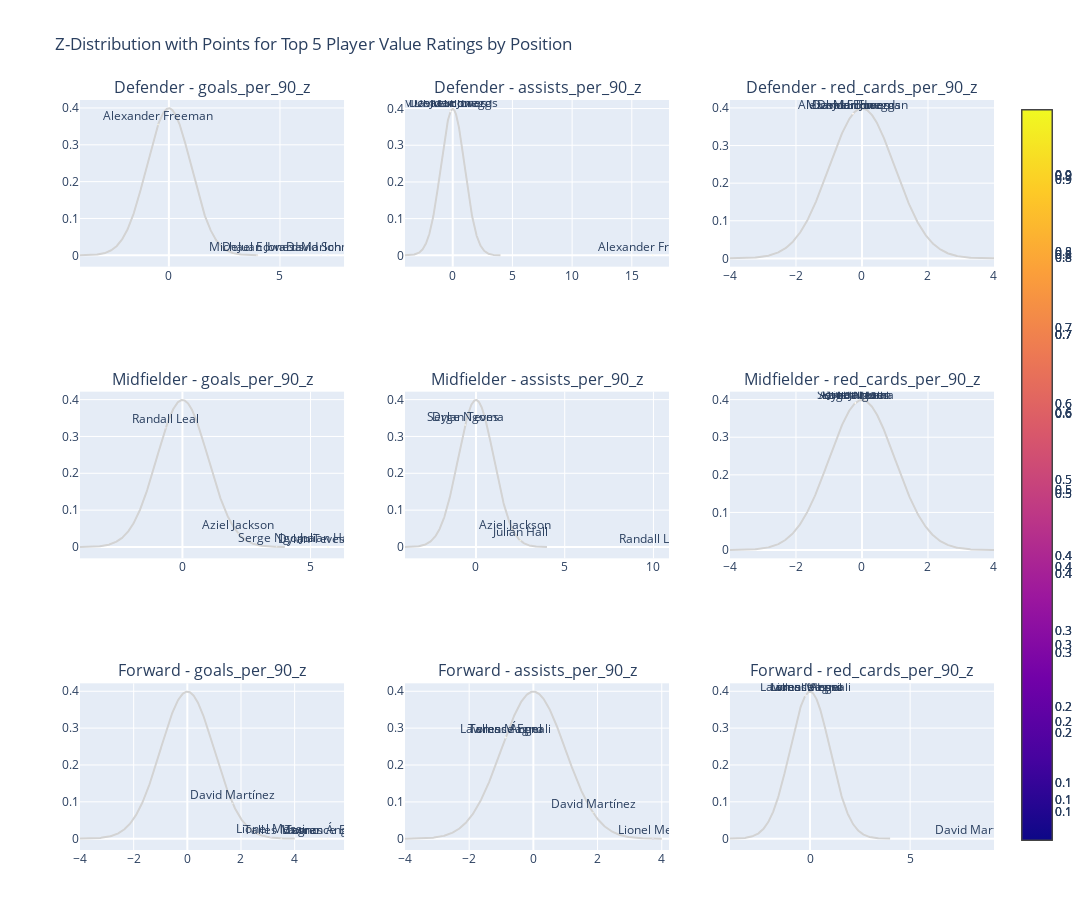

The notebook cell this image was saved under:
### Markdown cell above
## Plots

### Code cell
import plotly.graph_objects as go
from plotly.subplots import make_subplots
from plotly.offline import init_notebook_mode, iplot
init_notebook_mode(connected=True)

# Example dictionary mapping positions to DataFrames:
# pos_dfs = {'defender': df_def, 'midfielder': df_mid, 'forward': df_for}
# (Assume these DataFrames are already defined and have the required columns.)

# Order positions and z score metrics as they will appear in the grid.
positions = ['Defender', 'Midfielder', 'Forward']
z_metrics = ['goals_per_90_z', 'assists_per_90_z', 'red_cards_per_90_z']

subplot_titles = []
for pos in positions:
    for metric in z_metrics:
        subplot_titles.append(f"{pos.title()} - {metric}")

# Create a 3x3 grid of subplots.
fig = make_subplots(rows=3, cols=3, subplot_titles=subplot_titles)

# Generate x values for the z-distribution curve (from -4 to 4)
x_vals = np.linspace(-4, 4, 400)
# Normal distribution PDF function
pdf = 1 / np.sqrt(2 * np.pi) * np.exp(-0.5 * x_vals ** 2)

# Loop over each position (rows) and each z metric (columns)
for row_index, pos in enumerate(positions, start=1):
    # Retrieve the corresponding DataFrame and choose top 5 players by player_value
    df = position_dfs[pos]
    df_top = df.sort_values('player_value', ascending=False).head(5)
    
    for col_index, metric in enumerate(z_metrics, start=1):
        # Add the z-distribution curve to the subplot
        fig.add_trace(
            go.Scatter(
                x=x_vals,
                y=pdf,
                mode='lines',
                name='Z-Curve',
                line=dict(color='lightgrey'),
                showlegend=False
            ),
            row=row_index,
            col=col_index
        )
        
        # For each top player, compute the y value on the normal pdf at the player's z value.
        # This overlays the player points on the z-curve.
        player_x = df_top[metric].values
        player_y = 1 / np.sqrt(2 * np.pi) * np.exp(-0.5 * player_x ** 2)
        
        # Create scatter markers for players
        fig.add_trace(
            go.Scatter(
                x=player_x,
                y=player_y,
                mode='markers+text',
                marker=dict(
                    size=df["player_efficiency"],
                    color=df["player_potential"],
                    showscale=True
                ),
                text=df['name'],
                textposition='top center',
                name='Player',
                showlegend=False
            ),
            row=row_index,
            col=col_index
        )

# Update layout for clarity and aesthetics
fig.update_layout(
    height=900,
    width=1200,
    title_text="Z-Distribution with Points for Top 5 Player Value Ratings by Position",
    margin=dict(t=100, b=50),
)



iplot(fig)

### Figure 1 — Plotly figure (JSON) as saved in the notebook; plotly's stock layout.template omitted (floating-point values rounded to 4 significant figures; data arrays with more than 128 entries replaced by an {"elided": "..."} marker saying what was removed)
{"data": [{"line": {"color": "lightgrey"}, "mode": "lines", "name": "Z-Curve", "showlegend": false, "type": "scatter", "x": {"elided": "400 float values"}, "xaxis": "x", "y": {"elided": "400 float values"}, "yaxis": "y"}, {"marker": {"color": {"elided": "294 float values"}, "showscale": true, "size": {"elided": "294 float values"}}, "mode": "markers+text", "name": "Player", "showlegend": false, "text": {"elided": "294 str values"}, "textposition": "top center", "type": "scatter", "x": [-0.4831, 7.154, 6.851, 3.96, 4.036], "xaxis": "x", "y": [0.355, 3.064e-12, 2.559e-11, 0.000157, 0.0001159], "yaxis": "y"}, {"line": {"color": "lightgrey"}, "mode": "lines", "name": "Z-Curve", "showlegend": false, "type": "scatter", "x": {"elided": "400 float values"}, "xaxis": "x2", "y": {"elided": "400 float values"}, "yaxis": "y2"}, {"marker": {"color": {"elided": "294 float values"}, "showscale": true, "size": {"elided": "294 float values"}}, "mode": "markers+text", "name": "Player", "showlegend": false, "text": {"elided": "294 str values"}, "textposition": "top center", "type": "scatter", "x": [16.76, -0.1813, -0.1813, -0.1813, -0.1813], "xaxis": "x2", "y": [4.006e-62, 0.3924, 0.3924, 0.3924, 0.3924], "yaxis": "y2"}, {"line": {"color": "lightgrey"}, "mode": "lines", "name": "Z-Curve", "showlegend": false, "type": "scatter", "x": {"elided": "400 float values"}, "xaxis": "x3", "y": {"elided": "400 float values"}, "yaxis": "y3"}, {"marker": {"color": {"elided": "294 float values"}, "showscale": true, "size": {"elided": "294 float values"}}, "mode": "markers+text", "name": "Player", "showlegend": false, "text": {"elided": "294 str values"}, "textposition": "top center", "type": "scatter", "x": [-0.2707, -0.2707, -0.2707, -0.2707, -0.2707], "xaxis": "x3", "y": [0.3846, 0.3846, 0.3846, 0.3846, 0.3846], "yaxis": "y3"}, {"line": {"color": "lightgrey"}, "mode": "lines", "name": "Z-Curve", "showlegend": false, "type": "scatter", "x": {"elided": "400 float values"}, "xaxis": "x4", "y": {"elided": "400 float values"}, "yaxis": "y4"}, {"marker": {"color": {"elided": "242 float values"}, "showscale": true, "size": {"elided": "242 float values"}}, "mode": "markers+text", "name": "Player", "showlegend": false, "text": {"elided": "242 str values"}, "textposition": "top center", "type": "scatter", "x": [5.679, 5.039, 3.678, -0.6486, 2.187], "xaxis": "x4", "y": [3.97e-08, 1.224e-06, 0.0004613, 0.3233, 0.03649], "yaxis": "y4"}, {"line": {"color": "lightgrey"}, "mode": "lines", "name": "Z-Curve", "showlegend": false, "type": "scatter", "x": {"elided": "400 float values"}, "xaxis": "x5", "y": {"elided": "400 float values"}, "yaxis": "y5"}, {"marker": {"color": {"elided": "242 float values"}, "showscale": true, "size": {"elided": "242 float values"}}, "mode": "markers+text", "name": "Player", "showlegend": false, "text": {"elided": "242 str values"}, "textposition": "top center", "type": "scatter", "x": [2.496, -0.6105, -0.6105, 9.965, 2.174], "xaxis": "x5", "y": [0.0177, 0.3311, 0.3311, 1.093e-22, 0.03755], "yaxis": "y5"}, {"line": {"color": "lightgrey"}, "mode": "lines", "name": "Z-Curve", "showlegend": false, "type": "scatter", "x": {"elided": "400 float values"}, "xaxis": "x6", "y": {"elided": "400 float values"}, "yaxis": "y6"}, {"marker": {"color": {"elided": "242 float values"}, "showscale": true, "size": {"elided": "242 float values"}}, "mode": "markers+text", "name": "Player", "showlegend": false, "text": {"elided": "242 str values"}, "textposition": "top center", "type": "scatter", "x": [-0.2006, -0.2006, -0.2006, -0.2006, -0.2006], "xaxis": "x6", "y": [0.391, 0.391, 0.391, 0.391, 0.391], "yaxis": "y6"}, {"line": {"color": "lightgrey"}, "mode": "lines", "name": "Z-Curve", "showlegend": false, "type": "scatter", "x": {"elided": "400 float values"}, "xaxis": "x7", "y": {"elided": "400 float values"}, "yaxis": "y7"}, {"marker": {"color": {"elided": "218 float values"}, "showscale": true, "size": {"elided": "218 float values"}}, "mode": "markers+text", "name": "Player", "showlegend": false, "text": {"elided": "218 str values"}, "textposition": "top center", "type": "scatter", "x": [5.237, 4.993, 3.499, 1.691, 3.111], "xaxis": "x7", "y": [4.421e-07, 1.539e-06, 0.0008755, 0.09556, 0.003159], "yaxis": "y7"}, {"line": {"color": "lightgrey"}, "mode": "lines", "name": "Z-Curve", "showlegend": false, "type": "scatter", "x": {"elided": "400 float values"}, "xaxis": "x8", "y": {"elided": "400 float values"}, "yaxis": "y8"}, {"marker": {"color": {"elided": "218 float values"}, "showscale": true, "size": {"elided": "218 float values"}}, "mode": "markers+text", "name": "Player", "showlegend": false, "text": {"elided": "218 str values"}, "textposition": "top center", "type": "scatter", "x": [-0.863, -0.863, -0.863, 1.859, 3.722], "xaxis": "x8", "y": [0.2749, 0.2749, 0.2749, 0.07089, 0.0003921], "yaxis": "y8"}, {"line": {"color": "lightgrey"}, "mode": "lines", "name": "Z-Curve", "showlegend": false, "type": "scatter", "x": {"elided": "400 float values"}, "xaxis": "x9", "y": {"elided": "400 float values"}, "yaxis": "y9"}, {"marker": {"color": {"elided": "218 float values"}, "showscale": true, "size": {"elided": "218 float values"}}, "mode": "markers+text", "name": "Player", "showlegend": false, "text": {"elided": "218 str values"}, "textposition": "top center", "type": "scatter", "x": [-0.2253, -0.2253, -0.2253, 8.38, -0.2253], "xaxis": "x9", "y": [0.3889, 0.3889, 0.3889, 2.246e-16, 0.3889], "yaxis": "y9"}], "layout": {"annotations": [{"font": {"size": 16}, "showarrow": false, "text": "Defender - goals_per_90_z", "x": 0.1444, "xanchor": "center", "xref": "paper", "y": 1, "yanchor": "bottom", "yref": "paper"}, {"font": {"size": 16}, "showarrow": false, "text": "Defender - assists_per_90_z", "x": 0.5, "xanchor": "center", "xref": "paper", "y": 1, "yanchor": "bottom", "yref": "paper"}, {"font": {"size": 16}, "showarrow": false, "text": "Defender - red_cards_per_90_z", "x": 0.8556, "xanchor": "center", "xref": "paper", "y": 1, "yanchor": "bottom", "yref": "paper"}, {"font": {"size": 16}, "showarrow": false, "text": "Midfielder - goals_per_90_z", "x": 0.1444, "xanchor": "center", "xref": "paper", "y": 0.6111, "yanchor": "bottom", "yref": "paper"}, {"font": {"size": 16}, "showarrow": false, "text": "Midfielder - assists_per_90_z", "x": 0.5, "xanchor": "center", "xref": "paper", "y": 0.6111, "yanchor": "bottom", "yref": "paper"}, {"font": {"size": 16}, "showarrow": false, "text": "Midfielder - red_cards_per_90_z", "x": 0.8556, "xanchor": "center", "xref": "paper", "y": 0.6111, "yanchor": "bottom", "yref": "paper"}, {"font": {"size": 16}, "showarrow": false, "text": "Forward - goals_per_90_z", "x": 0.1444, "xanchor": "center", "xref": "paper", "y": 0.2222, "yanchor": "bottom", "yref": "paper"}, {"font": {"size": 16}, "showarrow": false, "text": "Forward - assists_per_90_z", "x": 0.5, "xanchor": "center", "xref": "paper", "y": 0.2222, "yanchor": "bottom", "yref": "paper"}, {"font": {"size": 16}, "showarrow": false, "text": "Forward - red_cards_per_90_z", "x": 0.8556, "xanchor": "center", "xref": "paper", "y": 0.2222, "yanchor": "bottom", "yref": "paper"}], "height": 900, "margin": {"b": 50, "t": 100}, "title": {"text": "Z-Distribution with Points for Top 5 Player Value Ratings by Position"}, "width": 1200, "xaxis": {"anchor": "y", "domain": [0, 0.2889]}, "xaxis2": {"anchor": "y2", "domain": [0.3556, 0.6444]}, "xaxis3": {"anchor": "y3", "domain": [0.7111, 1]}, "xaxis4": {"anchor": "y4", "domain": [0, 0.2889]}, "xaxis5": {"anchor": "y5", "domain": [0.3556, 0.6444]}, "xaxis6": {"anchor": "y6", "domain": [0.7111, 1]}, "xaxis7": {"anchor": "y7", "domain": [0, 0.2889]}, "xaxis8": {"anchor": "y8", "domain": [0.3556, 0.6444]}, "xaxis9": {"anchor": "y9", "domain": [0.7111, 1]}, "yaxis": {"anchor": "x", "domain": [0.7778, 1]}, "yaxis2": {"anchor": "x2", "domain": [0.7778, 1]}, "yaxis3": {"anchor": "x3", "domain": [0.7778, 1]}, "yaxis4": {"anchor": "x4", "domain": [0.3889, 0.6111]}, "yaxis5": {"anchor": "x5", "domain": [0.3889, 0.6111]}, "yaxis6": {"anchor": "x6", "domain": [0.3889, 0.6111]}, "yaxis7": {"anchor": "x7", "domain": [0, 0.2222]}, "yaxis8": {"anchor": "x8", "domain": [0, 0.2222]}, "yaxis9": {"anchor": "x9", "domain": [0, 0.2222]}}}
